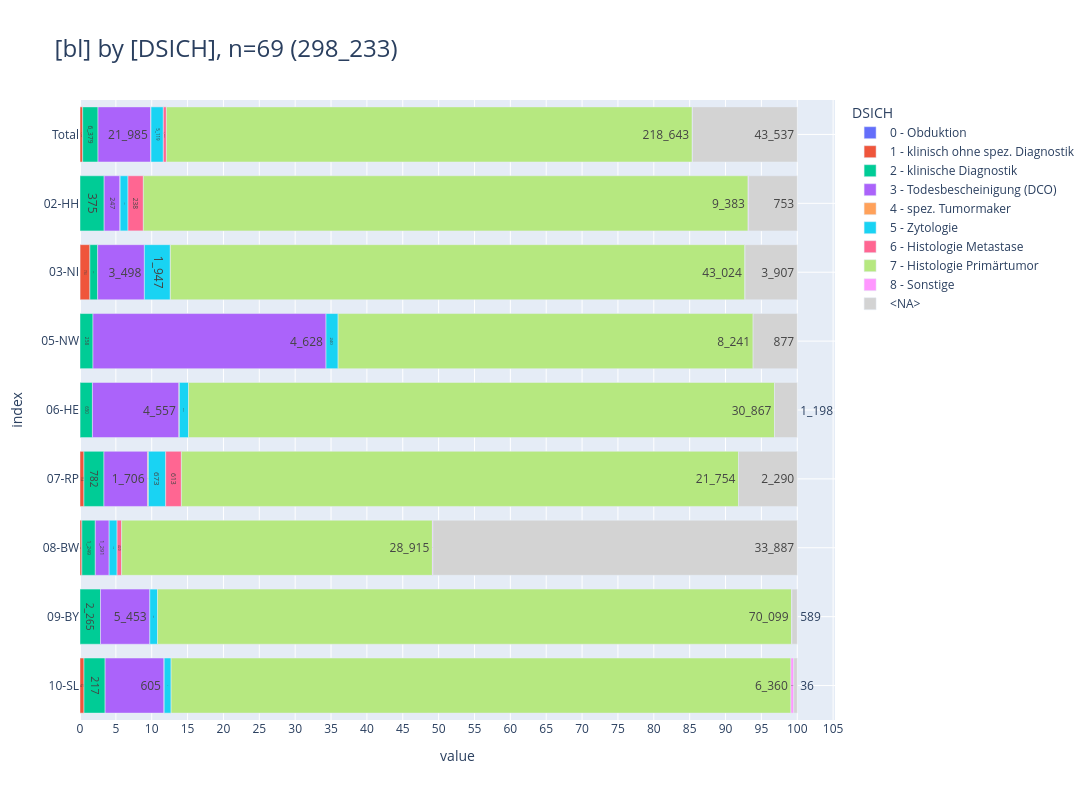

Notebook source saved alongside this figure:
### Markdown cell above
<br>

### <a id='toc1_5_3_'></a>[Diagnosesicherung](#toc0_)
- **Filter: DJ = 2023, C44 und D-Diagnosen sind ausgeschlossen**

> 💡 `ZfKD`: _"auffällig ist der hohe Anteil an fehlenden Diagnosesicherungen in `08-BW`"_
> 
> 💡 `ZfKD`: _"ebenfalls auffällig: Anzahl dokumentierter Obduktionen in `02-HH`. Da gleichzeitig auch DCO Fälle markiert sind ist ein Skriptfehler rund um die DCO Kodierung 0 vs 3 unwahrscheinlich"_

### Code cell
_alias = "DSICH"
_df = (
    show_freqs(alias=_alias)
    .merge(dim_dsich_epi, left_on=_alias, right_index=True, how="left")[
        ["kkr", "label", "cnt"]
    ]
    .rename(columns={"kkr": "bl", "label": _alias})
)
_=pls.plot_stacked_bars(
    _df,
    orientation="h",
    normalize=False,
    relative=True,
    dropna=False,
    sort_values_index=False,
    show_total=True,
    height=800,
)

### Figure 1 — Plotly figure (JSON) as saved in the notebook; plotly's stock layout.template omitted (floating-point values rounded to 4 significant figures)
{"data": [{"hovertemplate": "col=0 - Obduktion<br>value=%{x}<br>index=%{y}<br>cnt_str=%{text}<extra></extra>", "legendgroup": "0 - Obduktion", "marker": {"color": "#636EFA", "pattern": {"shape": ""}}, "name": "0 - Obduktion", "orientation": "h", "showlegend": true, "text": ["11", "6", "5"], "textposition": "auto", "type": "bar", "x": [11, 6, 5], "xaxis": "x", "y": [" Total", "03-NI", "06-HE"], "yaxis": "y"}, {"hovertemplate": "col=1 - klinisch ohne spez. Diagnostik<br>value=%{x}<br>index=%{y}<br>cnt_str=%{text}<extra></extra>", "legendgroup": "1 - klinisch ohne spez. Diagnostik", "marker": {"color": "#EF553B", "pattern": {"shape": ""}}, "name": "1 - klinisch ohne spez. Diagnostik", "orientation": "h", "showlegend": true, "text": ["1_103", "734", "154", "174", "41"], "textposition": "auto", "type": "bar", "x": [1103, 734, 154, 174, 41], "xaxis": "x", "y": [" Total", "03-NI", "07-RP", "08-BW", "10-SL"], "yaxis": "y"}, {"hovertemplate": "col=2 - klinische Diagnostik<br>value=%{x}<br>index=%{y}<br>cnt_str=%{text}<extra></extra>", "legendgroup": "2 - klinische Diagnostik", "marker": {"color": "#00CC96", "pattern": {"shape": ""}}, "name": "2 - klinische Diagnostik", "orientation": "h", "showlegend": true, "text": ["6_379", "375", "583", "258", "650", "782", "1_249", "2_265", "217"], "textposition": "auto", "type": "bar", "x": [6379, 375, 583, 258, 650, 782, 1249, 2265, 217], "xaxis": "x", "y": [" Total", "02-HH", "03-NI", "05-NW", "06-HE", "07-RP", "08-BW", "09-BY", "10-SL"], "yaxis": "y"}, {"hovertemplate": "col=3 - Todesbescheinigung (DCO)<br>value=%{x}<br>index=%{y}<br>cnt_str=%{text}<extra></extra>", "legendgroup": "3 - Todesbescheinigung (DCO)", "marker": {"color": "#AB63FA", "pattern": {"shape": ""}}, "name": "3 - Todesbescheinigung (DCO)", "orientation": "h", "showlegend": true, "text": ["21_985", "247", "3_498", "4_628", "4_557", "1_706", "1_291", "5_453", "605"], "textposition": "auto", "type": "bar", "x": [21985, 247, 3498, 4628, 4557, 1706, 1291, 5453, 605], "xaxis": "x", "y": [" Total", "02-HH", "03-NI", "05-NW", "06-HE", "07-RP", "08-BW", "09-BY", "10-SL"], "yaxis": "y"}, {"hovertemplate": "col=4 - spez. Tumormaker<br>value=%{x}<br>index=%{y}<br>cnt_str=%{text}<extra></extra>", "legendgroup": "4 - spez. Tumormaker", "marker": {"color": "#FFA15A", "pattern": {"shape": ""}}, "name": "4 - spez. Tumormaker", "orientation": "h", "showlegend": true, "text": ["55", "1", "23", "30", "1"], "textposition": "auto", "type": "bar", "x": [55, 1, 23, 30, 1], "xaxis": "x", "y": [" Total", "02-HH", "06-HE", "07-RP", "10-SL"], "yaxis": "y"}, {"hovertemplate": "col=5 - Zytologie<br>value=%{x}<br>index=%{y}<br>cnt_str=%{text}<extra></extra>", "legendgroup": "5 - Zytologie", "marker": {"color": "#19D3F3", "pattern": {"shape": ""}}, "name": "5 - Zytologie", "orientation": "h", "showlegend": true, "text": ["5_119", "122", "1_947", "240", "482", "673", "736", "848", "71"], "textposition": "auto", "type": "bar", "x": [5119, 122, 1947, 240, 482, 673, 736, 848, 71], "xaxis": "x", "y": [" Total", "02-HH", "03-NI", "05-NW", "06-HE", "07-RP", "08-BW", "09-BY", "10-SL"], "yaxis": "y"}, {"hovertemplate": "col=6 - Histologie Metastase<br>value=%{x}<br>index=%{y}<br>cnt_str=%{text}<extra></extra>", "legendgroup": "6 - Histologie Metastase", "marker": {"color": "#FF6692", "pattern": {"shape": ""}}, "name": "6 - Histologie Metastase", "orientation": "h", "showlegend": true, "text": ["1_273", "238", "2", "613", "420"], "textposition": "auto", "type": "bar", "x": [1273, 238, 2, 613, 420], "xaxis": "x", "y": [" Total", "02-HH", "03-NI", "07-RP", "08-BW"], "yaxis": "y"}, {"hovertemplate": "col=7 - Histologie Primärtumor<br>value=%{x}<br>index=%{y}<br>cnt_str=%{text}<extra></extra>", "legendgroup": "7 - Histologie Primärtumor", "marker": {"color": "#B6E880", "pattern": {"shape": ""}}, "name": "7 - Histologie Primärtumor", "orientation": "h", "showlegend": true, "text": ["218_643", "9_383", "43_024", "8_241", "30_867", "21_754", "28_915", "70_099", "6_360"], "textposition": "auto", "type": "bar", "x": [218643, 9383, 43024, 8241, 30867, 21754, 28915, 70099, 6360], "xaxis": "x", "y": [" Total", "02-HH", "03-NI", "05-NW", "06-HE", "07-RP", "08-BW", "09-BY", "10-SL"], "yaxis": "y"}, {"hovertemplate": "col=8 - Sonstige<br>value=%{x}<br>index=%{y}<br>cnt_str=%{text}<extra></extra>", "legendgroup": "8 - Sonstige", "marker": {"color": "#FF97FF", "pattern": {"shape": ""}}, "name": "8 - Sonstige", "orientation": "h", "showlegend": true, "text": ["128", "10", "8", "53", "28", "29"], "textposition": "auto", "type": "bar", "x": [128, 10, 8, 53, 28, 29], "xaxis": "x", "y": [" Total", "02-HH", "03-NI", "08-BW", "09-BY", "10-SL"], "yaxis": "y"}, {"hovertemplate": "col=<NA><br>value=%{x}<br>index=%{y}<br>cnt_str=%{text}<extra></extra>", "legendgroup": "<NA>", "marker": {"color": "lightgray", "pattern": {"shape": ""}}, "name": "<NA>", "orientation": "h", "showlegend": true, "text": ["43_537", "753", "3_907", "877", "1_198", "2_290", "33_887", "589", "36"], "textposition": "auto", "type": "bar", "x": [43537, 753, 3907, 877, 1198, 2290, 33887, 589, 36], "xaxis": "x", "y": [" Total", "02-HH", "03-NI", "05-NW", "06-HE", "07-RP", "08-BW", "09-BY", "10-SL"], "yaxis": "y"}], "layout": {"barmode": "relative", "barnorm": "percent", "height": 800, "legend": {"title": {"text": "DSICH"}, "tracegroupgap": 0, "traceorder": "normal"}, "title": {"font": {"size": 24}, "text": "[bl] by [DSICH], n=69 (298_233)", "xanchor": "left", "y": 0.95, "yanchor": "top"}, "width": 1600, "xaxis": {"anchor": "y", "domain": [0, 1], "dtick": 5, "gridwidth": 1, "showgrid": true, "title": {"text": "value"}}, "yaxis": {"anchor": "x", "categoryarray": ["10-SL", "09-BY", "08-BW", "07-RP", "06-HE", "05-NW", "03-NI", "02-HH", " Total"], "categoryorder": "array", "domain": [0, 1], "gridwidth": 1, "showgrid": true, "title": {"text": "index"}}}}
